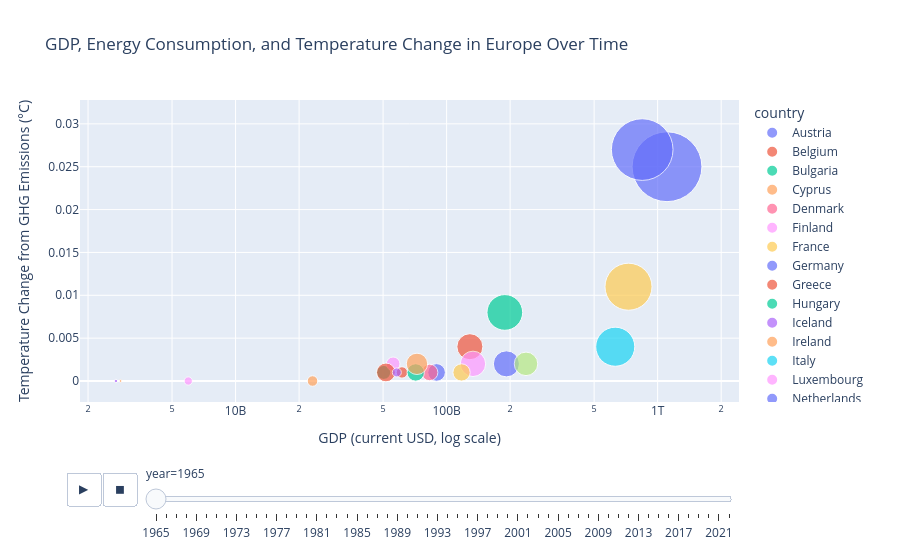

Here is the notebook cell this chart was saved with:
### Code cell
import pandas as pd
import plotly.express as px

# Load the dataset
owid_co2_data_df = pd.read_csv('owid-co2-data.csv')

# Define a list of European countries
european_countries = [
    'Austria', 'Belgium', 'Bulgaria', 'Croatia', 'Cyprus', 'Czechia', 'Denmark',
    'Estonia', 'Finland', 'France', 'Germany', 'Greece', 'Hungary', 'Ireland',
    'Italy', 'Latvia', 'Lithuania', 'Luxembourg', 'Malta', 'Netherlands',
    'Poland', 'Portugal', 'Romania', 'Slovakia', 'Slovenia', 'Spain', 'Sweden',
    'United Kingdom', 'Norway', 'Switzerland', 'Iceland'
]

# Filter for European countries
df_europe = owid_co2_data_df[owid_co2_data_df['country'].isin(european_countries)].copy()

# Select relevant columns and drop rows with any missing values for these columns
# 'primary_energy_consumption' is used as a proxy for 'energy production'
# 'temperature_change_from_ghg' is used for 'temperature change'
df_filtered = df_europe[['country', 'year', 'gdp', 'primary_energy_consumption', 'temperature_change_from_ghg']].dropna()

# Ensure numeric types
df_filtered['gdp'] = pd.to_numeric(df_filtered['gdp'])
df_filtered['primary_energy_consumption'] = pd.to_numeric(df_filtered['primary_energy_consumption'])
df_filtered['temperature_change_from_ghg'] = pd.to_numeric(df_filtered['temperature_change_from_ghg'])

# Create the scatter plot with three variables
# GDP on X-axis, Temperature Change on Y-axis, Primary Energy Consumption mapped to size
# Color by Country to distinguish, and animate by Year to show evolution
fig = px.scatter(df_filtered,
                 x="gdp",
                 y="temperature_change_from_ghg",
                 size="primary_energy_consumption",
                 color="country",
                 hover_name="country",
                 animation_frame="year",
                 log_x=True, # GDP can span a large range, so a log scale is often useful
                 title="GDP, Energy Consumption, and Temperature Change in Europe Over Time",
                 labels={
                     "gdp": "GDP (current USD)",
                     "temperature_change_from_ghg": "Temperature Change from GHG Emissions (°C)",
                     "primary_energy_consumption": "Primary Energy Consumption (terawatt-hours)"
                 },
                 size_max=60) # Adjust size_max for better visualization of points

# Update layout for better readability and interactivity
fig.update_layout(
    xaxis_title="GDP (current USD, log scale)",
    yaxis_title="Temperature Change from GHG Emissions (°C)",
    hovermode="closest"
)

# Show the plot
fig.show()

### Figure 1 — Plotly figure (JSON) as saved in the notebook; plotly's stock layout.template omitted (floating-point values rounded to 4 significant figures)
{"data": [{"hovertemplate": "<b>%{hovertext}</b><br><br>country=Austria<br>year=1965<br>GDP (current USD)=%{x}<br>Temperature Change from GHG Emissions (°C)=%{y}<br>Primary Energy Consumption (terawatt-hours)=%{marker.size}<extra></extra>", "hovertext": ["Austria"], "legendgroup": "Austria", "marker": {"color": "#636efa", "size": [189.5], "sizemode": "area", "sizeref": 1.217, "symbol": "circle"}, "mode": "markers", "name": "Austria", "orientation": "v", "showlegend": true, "type": "scatter", "x": [89640000000.0], "xaxis": "x", "y": [0.001], "yaxis": "y"}, {"hovertemplate": "<b>%{hovertext}</b><br><br>country=Belgium<br>year=1965<br>GDP (current USD)=%{x}<br>Temperature Change from GHG Emissions (°C)=%{y}<br>Primary Energy Consumption (terawatt-hours)=%{marker.size}<extra></extra>", "hovertext": ["Belgium"], "legendgroup": "Belgium", "marker": {"color": "#EF553B", "size": [412.9], "sizemode": "area", "sizeref": 1.217, "symbol": "circle"}, "mode": "markers", "name": "Belgium", "orientation": "v", "showlegend": true, "type": "scatter", "x": [128900000000.0], "xaxis": "x", "y": [0.004], "yaxis": "y"}, {"hovertemplate": "<b>%{hovertext}</b><br><br>country=Bulgaria<br>year=1965<br>GDP (current USD)=%{x}<br>Temperature Change from GHG Emissions (°C)=%{y}<br>Primary Energy Consumption (terawatt-hours)=%{marker.size}<extra></extra>", "hovertext": ["Bulgaria"], "legendgroup": "Bulgaria", "marker": {"color": "#00cc96", "size": [119.9], "sizemode": "area", "sizeref": 1.217, "symbol": "circle"}, "mode": "markers", "name": "Bulgaria", "orientation": "v", "showlegend": true, "type": "scatter", "x": [50330000000.0], "xaxis": "x", "y": [0.001], "yaxis": "y"}, {"hovertemplate": "<b>%{hovertext}</b><br><br>country=Cyprus<br>year=1965<br>GDP (current USD)=%{x}<br>Temperature Change from GHG Emissions (°C)=%{y}<br>Primary Energy Consumption (terawatt-hours)=%{marker.size}<extra></extra>", "hovertext": ["Cyprus"], "legendgroup": "Cyprus", "marker": {"color": "#FFA15A", "size": [4.68], "sizemode": "area", "sizeref": 1.217, "symbol": "circle"}, "mode": "markers", "name": "Cyprus", "orientation": "v", "showlegend": true, "type": "scatter", "x": [2851000000.0], "xaxis": "x", "y": [0.0], "yaxis": "y"}, {"hovertemplate": "<b>%{hovertext}</b><br><br>country=Denmark<br>year=1965<br>GDP (current USD)=%{x}<br>Temperature Change from GHG Emissions (°C)=%{y}<br>Primary Energy Consumption (terawatt-hours)=%{marker.size}<extra></extra>", "hovertext": ["Denmark"], "legendgroup": "Denmark", "marker": {"color": "#FF6692", "size": [166.2], "sizemode": "area", "sizeref": 1.217, "symbol": "circle"}, "mode": "markers", "name": "Denmark", "orientation": "v", "showlegend": true, "type": "scatter", "x": [83070000000.0], "xaxis": "x", "y": [0.001], "yaxis": "y"}, {"hovertemplate": "<b>%{hovertext}</b><br><br>country=Finland<br>year=1965<br>GDP (current USD)=%{x}<br>Temperature Change from GHG Emissions (°C)=%{y}<br>Primary Energy Consumption (terawatt-hours)=%{marker.size}<extra></extra>", "hovertext": ["Finland"], "legendgroup": "Finland", "marker": {"color": "#FF97FF", "size": [115.4], "sizemode": "area", "sizeref": 1.217, "symbol": "circle"}, "mode": "markers", "name": "Finland", "orientation": "v", "showlegend": true, "type": "scatter", "x": [55800000000.0], "xaxis": "x", "y": [0.002], "yaxis": "y"}, {"hovertemplate": "<b>%{hovertext}</b><br><br>country=France<br>year=1965<br>GDP (current USD)=%{x}<br>Temperature Change from GHG Emissions (°C)=%{y}<br>Primary Energy Consumption (terawatt-hours)=%{marker.size}<extra></extra>", "hovertext": ["France"], "legendgroup": "France", "marker": {"color": "#FECB52", "size": [1347.0], "sizemode": "area", "sizeref": 1.217, "symbol": "circle"}, "mode": "markers", "name": "France", "orientation": "v", "showlegend": true, "type": "scatter", "x": [727600000000.0], "xaxis": "x", "y": [0.011], "yaxis": "y"}, {"hovertemplate": "<b>%{hovertext}</b><br><br>country=Germany<br>year=1965<br>GDP (current USD)=%{x}<br>Temperature Change from GHG Emissions (°C)=%{y}<br>Primary Energy Consumption (terawatt-hours)=%{marker.size}<extra></extra>", "hovertext": ["Germany"], "legendgroup": "Germany", "marker": {"color": "#636efa", "size": [2969.0], "sizemode": "area", "sizeref": 1.217, "symbol": "circle"}, "mode": "markers", "name": "Germany", "orientation": "v", "showlegend": true, "type": "scatter", "x": [1108000000000.0], "xaxis": "x", "y": [0.025], "yaxis": "y"}, {"hovertemplate": "<b>%{hovertext}</b><br><br>country=Greece<br>year=1965<br>GDP (current USD)=%{x}<br>Temperature Change from GHG Emissions (°C)=%{y}<br>Primary Energy Consumption (terawatt-hours)=%{marker.size}<extra></extra>", "hovertext": ["Greece"], "legendgroup": "Greece", "marker": {"color": "#EF553B", "size": [79.15], "sizemode": "area", "sizeref": 1.217, "symbol": "circle"}, "mode": "markers", "name": "Greece", "orientation": "v", "showlegend": true, "type": "scatter", "x": [61450000000.0], "xaxis": "x", "y": [0.001], "yaxis": "y"}, {"hovertemplate": "<b>%{hovertext}</b><br><br>country=Hungary<br>year=1965<br>GDP (current USD)=%{x}<br>Temperature Change from GHG Emissions (°C)=%{y}<br>Primary Energy Consumption (terawatt-hours)=%{marker.size}<extra></extra>", "hovertext": ["Hungary"], "legendgroup": "Hungary", "marker": {"color": "#00cc96", "size": [185.0], "sizemode": "area", "sizeref": 1.217, "symbol": "circle"}, "mode": "markers", "name": "Hungary", "orientation": "v", "showlegend": true, "type": "scatter", "x": [71360000000.0], "xaxis": "x", "y": [0.001], "yaxis": "y"}, {"hovertemplate": "<b>%{hovertext}</b><br><br>country=Iceland<br>year=1965<br>GDP (current USD)=%{x}<br>Temperature Change from GHG Emissions (°C)=%{y}<br>Primary Energy Consumption (terawatt-hours)=%{marker.size}<extra></extra>", "hovertext": ["Iceland"], "legendgroup": "Iceland", "marker": {"color": "#ab63fa", "size": [7.583], "sizemode": "area", "sizeref": 1.217, "symbol": "circle"}, "mode": "markers", "name": "Iceland", "orientation": "v", "showlegend": true, "type": "scatter", "x": [2711000000.0], "xaxis": "x", "y": [0.0], "yaxis": "y"}, {"hovertemplate": "<b>%{hovertext}</b><br><br>country=Ireland<br>year=1965<br>GDP (current USD)=%{x}<br>Temperature Change from GHG Emissions (°C)=%{y}<br>Primary Energy Consumption (terawatt-hours)=%{marker.size}<extra></extra>", "hovertext": ["Ireland"], "legendgroup": "Ireland", "marker": {"color": "#FFA15A", "size": [67.66], "sizemode": "area", "sizeref": 1.217, "symbol": "circle"}, "mode": "markers", "name": "Ireland", "orientation": "v", "showlegend": true, "type": "scatter", "x": [23150000000.0], "xaxis": "x", "y": [-0.0], "yaxis": "y"}, {"hovertemplate": "<b>%{hovertext}</b><br><br>country=Italy<br>year=1965<br>GDP (current USD)=%{x}<br>Temperature Change from GHG Emissions (°C)=%{y}<br>Primary Energy Consumption (terawatt-hours)=%{marker.size}<extra></extra>", "hovertext": ["Italy"], "legendgroup": "Italy", "marker": {"color": "#19d3f3", "size": [928.5], "sizemode": "area", "sizeref": 1.217, "symbol": "circle"}, "mode": "markers", "name": "Italy", "orientation": "v", "showlegend": true, "type": "scatter", "x": [629600000000.0], "xaxis": "x", "y": [0.004], "yaxis": "y"}, {"hovertemplate": "<b>%{hovertext}</b><br><br>country=Luxembourg<br>year=1965<br>GDP (current USD)=%{x}<br>Temperature Change from GHG Emissions (°C)=%{y}<br>Primary Energy Consumption (terawatt-hours)=%{marker.size}<extra></extra>", "hovertext": ["Luxembourg"], "legendgroup": "Luxembourg", "marker": {"color": "#FF97FF", "size": [41.8], "sizemode": "area", "sizeref": 1.217, "symbol": "circle"}, "mode": "markers", "name": "Luxembourg", "orientation": "v", "showlegend": true, "type": "scatter", "x": [5968000000.0], "xaxis": "x", "y": [0.0], "yaxis": "y"}, {"hovertemplate": "<b>%{hovertext}</b><br><br>country=Netherlands<br>year=1965<br>GDP (current USD)=%{x}<br>Temperature Change from GHG Emissions (°C)=%{y}<br>Primary Energy Consumption (terawatt-hours)=%{marker.size}<extra></extra>", "hovertext": ["Netherlands"], "legendgroup": "Netherlands", "marker": {"color": "#636efa", "size": [414.0], "sizemode": "area", "sizeref": 1.217, "symbol": "circle"}, "mode": "markers", "name": "Netherlands", "orientation": "v", "showlegend": true, "type": "scatter", "x": [192000000000.0], "xaxis": "x", "y": [0.002], "yaxis": "y"}, {"hovertemplate": "<b>%{hovertext}</b><br><br>country=Norway<br>year=1965<br>GDP (current USD)=%{x}<br>Temperature Change from GHG Emissions (°C)=%{y}<br>Primary Energy Consumption (terawatt-hours)=%{marker.size}<extra></extra>", "hovertext": ["Norway"], "legendgroup": "Norway", "marker": {"color": "#EF553B", "size": [215.4], "sizemode": "area", "sizeref": 1.217, "symbol": "circle"}, "mode": "markers", "name": "Norway", "orientation": "v", "showlegend": true, "type": "scatter", "x": [51570000000.0], "xaxis": "x", "y": [0.001], "yaxis": "y"}, {"hovertemplate": "<b>%{hovertext}</b><br><br>country=Poland<br>year=1965<br>GDP (current USD)=%{x}<br>Temperature Change from GHG Emissions (°C)=%{y}<br>Primary Energy Consumption (terawatt-hours)=%{marker.size}<extra></extra>", "hovertext": ["Poland"], "legendgroup": "Poland", "marker": {"color": "#00cc96", "size": [776.1], "sizemode": "area", "sizeref": 1.217, "symbol": "circle"}, "mode": "markers", "name": "Poland", "orientation": "v", "showlegend": true, "type": "scatter", "x": [188700000000.0], "xaxis": "x", "y": [0.008], "yaxis": "y"}, {"hovertemplate": "<b>%{hovertext}</b><br><br>country=Portugal<br>year=1965<br>GDP (current USD)=%{x}<br>Temperature Change from GHG Emissions (°C)=%{y}<br>Primary Energy Consumption (terawatt-hours)=%{marker.size}<extra></extra>", "hovertext": ["Portugal"], "legendgroup": "Portugal", "marker": {"color": "#ab63fa", "size": [49.83], "sizemode": "area", "sizeref": 1.217, "symbol": "circle"}, "mode": "markers", "name": "Portugal", "orientation": "v", "showlegend": true, "type": "scatter", "x": [58090000000.0], "xaxis": "x", "y": [0.001], "yaxis": "y"}, {"hovertemplate": "<b>%{hovertext}</b><br><br>country=Romania<br>year=1965<br>GDP (current USD)=%{x}<br>Temperature Change from GHG Emissions (°C)=%{y}<br>Primary Energy Consumption (terawatt-hours)=%{marker.size}<extra></extra>", "hovertext": ["Romania"], "legendgroup": "Romania", "marker": {"color": "#FFA15A", "size": [278.7], "sizemode": "area", "sizeref": 1.217, "symbol": "circle"}, "mode": "markers", "name": "Romania", "orientation": "v", "showlegend": true, "type": "scatter", "x": [72370000000.0], "xaxis": "x", "y": [0.002], "yaxis": "y"}, {"hovertemplate": "<b>%{hovertext}</b><br><br>country=Spain<br>year=1965<br>GDP (current USD)=%{x}<br>Temperature Change from GHG Emissions (°C)=%{y}<br>Primary Energy Consumption (terawatt-hours)=%{marker.size}<extra></extra>", "hovertext": ["Spain"], "legendgroup": "Spain", "marker": {"color": "#B6E880", "size": [337.4], "sizemode": "area", "sizeref": 1.217, "symbol": "circle"}, "mode": "markers", "name": "Spain", "orientation": "v", "showlegend": true, "type": "scatter", "x": [237800000000.0], "xaxis": "x", "y": [0.002], "yaxis": "y"}, {"hovertemplate": "<b>%{hovertext}</b><br><br>country=Sweden<br>year=1965<br>GDP (current USD)=%{x}<br>Temperature Change from GHG Emissions (°C)=%{y}<br>Primary Energy Consumption (terawatt-hours)=%{marker.size}<extra></extra>", "hovertext": ["Sweden"], "legendgroup": "Sweden", "marker": {"color": "#FF97FF", "size": [393.0], "sizemode": "area", "sizeref": 1.217, "symbol": "circle"}, "mode": "markers", "name": "Sweden", "orientation": "v", "showlegend": true, "type": "scatter", "x": [133300000000.0], "xaxis": "x", "y": [0.002], "yaxis": "y"}, {"hovertemplate": "<b>%{hovertext}</b><br><br>country=Switzerland<br>year=1965<br>GDP (current USD)=%{x}<br>Temperature Change from GHG Emissions (°C)=%{y}<br>Primary Energy Consumption (terawatt-hours)=%{marker.size}<extra></extra>", "hovertext": ["Switzerland"], "legendgroup": "Switzerland", "marker": {"color": "#FECB52", "size": [182.5], "sizemode": "area", "sizeref": 1.217, "symbol": "circle"}, "mode": "markers", "name": "Switzerland", "orientation": "v", "showlegend": true, "type": "scatter", "x": [117700000000.0], "xaxis": "x", "y": [0.001], "yaxis": "y"}, {"hovertemplate": "<b>%{hovertext}</b><br><br>country=United Kingdom<br>year=1965<br>GDP (current USD)=%{x}<br>Temperature Change from GHG Emissions (°C)=%{y}<br>Primary Energy Consumption (terawatt-hours)=%{marker.size}<extra></extra>", "hovertext": ["United Kingdom"], "legendgroup": "United Kingdom", "marker": {"color": "#636efa", "size": [2316.0], "sizemode": "area", "sizeref": 1.217, "symbol": "circle"}, "mode": "markers", "name": "United Kingdom", "orientation": "v", "showlegend": true, "type": "scatter", "x": [844900000000.0], "xaxis": "x", "y": [0.027], "yaxis": "y"}], "layout": {"hovermode": "closest", "legend": {"itemsizing": "constant", "title": {"text": "country"}, "tracegroupgap": 0}, "sliders": [{"active": 0, "currentvalue": {"prefix": "year="}, "len": 0.9, "pad": {"b": 10, "t": 60}, "steps": [{"args": [["1965"], {"frame": {"duration": 0, "redraw": false}, "fromcurrent": true, "mode": "immediate", "transition": {"duration": 0, "easing": "linear"}}], "label": "1965", "method": "animate"}, {"args": [["1966"], {"frame": {"duration": 0, "redraw": false}, "fromcurrent": true, "mode": "immediate", "transition": {"duration": 0, "easing": "linear"}}], "label": "1966", "method": "animate"}, {"args": [["1967"], {"frame": {"duration": 0, "redraw": false}, "fromcurrent": true, "mode": "immediate", "transition": {"duration": 0, "easing": "linear"}}], "label": "1967", "method": "animate"}, {"args": [["1968"], {"frame": {"duration": 0, "redraw": false}, "fromcurrent": true, "mode": "immediate", "transition": {"duration": 0, "easing": "linear"}}], "label": "1968", "method": "animate"}, {"args": [["1969"], {"frame": {"duration": 0, "redraw": false}, "fromcurrent": true, "mode": "immediate", "transition": {"duration": 0, "easing": "linear"}}], "label": "1969", "method": "animate"}, {"args": [["1970"], {"frame": {"duration": 0, "redraw": false}, "fromcurrent": true, "mode": "immediate", "transition": {"duration": 0, "easing": "linear"}}], "label": "1970", "method": "animate"}, {"args": [["1971"], {"frame": {"duration": 0, "redraw": false}, "fromcurrent": true, "mode": "immediate", "transition": {"duration": 0, "easing": "linear"}}], "label": "1971", "method": "animate"}, {"args": [["1972"], {"frame": {"duration": 0, "redraw": false}, "fromcurrent": true, "mode": "immediate", "transition": {"duration": 0, "easing": "linear"}}], "label": "1972", "method": "animate"}, {"args": [["1973"], {"frame": {"duration": 0, "redraw": false}, "fromcurrent": true, "mode": "immediate", "transition": {"duration": 0, "easing": "linear"}}], "label": "1973", "method": "animate"}, {"args": [["1974"], {"frame": {"duration": 0, "redraw": false}, "fromcurrent": true, "mode": "immediate", "transition": {"duration": 0, "easing": "linear"}}], "label": "1974", "method": "animate"}, {"args": [["1975"], {"frame": {"duration": 0, "redraw": false}, "fromcurrent": true, "mode": "immediate", "transition": {"duration": 0, "easing": "linear"}}], "label": "1975", "method": "animate"}, {"args": [["1976"], {"frame": {"duration": 0, "redraw": false}, "fromcurrent": true, "mode": "immediate", "transition": {"duration": 0, "easing": "linear"}}], "label": "1976", "method": "animate"}, {"args": [["1977"], {"frame": {"duration": 0, "redraw": false}, "fromcurrent": true, "mode": "immediate", "transition": {"duration": 0, "easing": "linear"}}], "label": "1977", "method": "animate"}, {"args": [["1978"], {"frame": {"duration": 0, "redraw": false}, "fromcurrent": true, "mode": "immediate", "transition": {"duration": 0, "easing": "linear"}}], "label": "1978", "method": "animate"}, {"args": [["1979"], {"frame": {"duration": 0, "redraw": false}, "fromcurrent": true, "mode": "immediate", "transition": {"duration": 0, "easing": "linear"}}], "label": "1979", "method": "animate"}, {"args": [["1980"], {"frame": {"duration": 0, "redraw": false}, "fromcurrent": true, "mode": "immediate", "transition": {"duration": 0, "easing": "linear"}}], "label": "1980", "method": "animate"}, {"args": [["1981"], {"frame": {"duration": 0, "redraw": false}, "fromcurrent": true, "mode": "immediate", "transition": {"duration": 0, "easing": "linear"}}], "label": "1981", "method": "animate"}, {"args": [["1982"], {"frame": {"duration": 0, "redraw": false}, "fromcurrent": true, "mode": "immediate", "transition": {"duration": 0, "easing": "linear"}}], "label": "1982", "method": "animate"}, {"args": [["1983"], {"frame": {"duration": 0, "redraw": false}, "fromcurrent": true, "mode": "immediate", "transition": {"duration": 0, "easing": "linear"}}], "label": "1983", "method": "animate"}, {"args": [["1984"], {"frame": {"duration": 0, "redraw": false}, "fromcurrent": true, "mode": "immediate", "transition": {"duration": 0, "easing": "linear"}}], "label": "1984", "method": "animate"}, {"args": [["1985"], {"frame": {"duration": 0, "redraw": false}, "fromcurrent": true, "mode": "immediate", "transition": {"duration": 0, "easing": "linear"}}], "label": "1985", "method": "animate"}, {"args": [["1986"], {"frame": {"duration": 0, "redraw": false}, "fromcurrent": true, "mode": "immediate", "transition": {"duration": 0, "easing": "linear"}}], "label": "1986", "method": "animate"}, {"args": [["1987"], {"frame": {"duration": 0, "redraw": false}, "fromcurrent": true, "mode": "immediate", "transition": {"duration": 0, "easing": "linear"}}], "label": "1987", "method": "animate"}, {"args": [["1988"], {"frame": {"duration": 0, "redraw": false}, "fromcurrent": true, "mode": "immediate", "transition": {"duration": 0, "easing": "linear"}}], "label": "1988", "method": "animate"}, {"args": [["1989"], {"frame": {"duration": 0, "redraw": false}, "fromcurrent": true, "mode": "immediate", "transition": {"duration": 0, "easing": "linear"}}], "label": "1989", "method": "animate"}, {"args": [["1990"], {"frame": {"duration": 0, "redraw": false}, "fromcurrent": true, "mode": "immediate", "transition": {"duration": 0, "easing": "linear"}}], "label": "1990", "method": "animate"}, {"args": [["1991"], {"frame": {"duration": 0, "redraw": false}, "fromcurrent": true, "mode": "immediate", "transition": {"duration": 0, "easing": "linear"}}], "label": "1991", "method": "animate"}, {"args": [["1992"], {"frame": {"duration": 0, "redraw": false}, "fromcurrent": true, "mode": "immediate", "transition": {"duration": 0, "easing": "linear"}}], "label": "1992", "method": "animate"}, {"args": [["1993"], {"frame": {"duration": 0, "redraw": false}, "fromcurrent": true, "mode": "immediate", "transition": {"duration": 0, "easing": "linear"}}], "label": "1993", "method": "animate"}, {"args": [["1994"], {"frame": {"duration": 0, "redraw": false}, "fromcurrent": true, "mode": "immediate", "transition": {"duration": 0, "easing": "linear"}}], "label": "1994", "method": "animate"}, {"args": [["1995"], {"frame": {"duration": 0, "redraw": false}, "fromcurrent": true, "mode": "immediate", "transition": {"duration": 0, "easing": "linear"}}], "label": "1995", "method": "animate"}, {"args": [["1996"], {"frame": {"duration": 0, "redraw": false}, "fromcurrent": true, "mode": "immediate", "transition": {"duration": 0, "easing": "linear"}}], "label": "1996", "method": "animate"}, {"args": [["1997"], {"frame": {"duration": 0, "redraw": false}, "fromcurrent": true, "mode": "immediate", "transition": {"duration": 0, "easing": "linear"}}], "label": "1997", "method": "animate"}, {"args": [["1998"], {"frame": {"duration": 0, "redraw": false}, "fromcurrent": true, "mode": "immediate", "transition": {"duration": 0, "easing": "linear"}}], "label": "1998", "method": "animate"}, {"args": [["1999"], {"frame": {"duration": 0, "redraw": false}, "fromcurrent": true, "mode": "immediate", "transition": {"duration": 0, "easing": "linear"}}], "label": "1999", "method": "animate"}, {"args": [["2000"], {"frame": {"duration": 0, "redraw": false}, "fromcurrent": true, "mode": "immediate", "transition": {"duration": 0, "easing": "linear"}}], "label": "2000", "method": "animate"}, {"args": [["2001"], {"frame": {"duration": 0, "redraw": false}, "fromcurrent": true, "mode": "immediate", "transition": {"duration": 0, "easing": "linear"}}], "label": "2001", "method": "animate"}, {"args": [["2002"], {"frame": {"duration": 0, "redraw": false}, "fromcurrent": true, "mode": "immediate", "transition": {"duration": 0, "easing": "linear"}}], "label": "2002", "method": "animate"}, {"args": [["2003"], {"frame": {"duration": 0, "redraw": false}, "fromcurrent": true, "mode": "immediate", "transition": {"duration": 0, "easing": "linear"}}], "label": "2003", "method": "animate"}, {"args": [["2004"], {"frame": {"duration": 0, "redraw": false}, "fromcurrent": true, "mode": "immediate", "transition": {"duration": 0, "easing": "linear"}}], "label": "2004", "method": "animate"}, {"args": [["2005"], {"frame": {"duration": 0, "redraw": false}, "fromcurrent": true, "mode": "immediate", "transition": {"duration": 0, "easing": "linear"}}], "label": "2005", "method": "animate"}, {"args": [["2006"], {"frame": {"duration": 0, "redraw": false}, "fromcurrent": true, "mode": "immediate", "transition": {"duration": 0, "easing": "linear"}}], "label": "2006", "method": "animate"}, {"args": [["2007"], {"frame": {"duration": 0, "redraw": false}, "fromcurrent": true, "mode": "immediate", "transition": {"duration": 0, "easing": "linear"}}], "label": "2007", "method": "animate"}, {"args": [["2008"], {"frame": {"duration": 0, "redraw": false}, "fromcurrent": true, "mode": "immediate", "transition": {"duration": 0, "easing": "linear"}}], "label": "2008", "method": "animate"}, {"args": [["2009"], {"frame": {"duration": 0, "redraw": false}, "fromcurrent": true, "mode": "immediate", "transition": {"duration": 0, "easing": "linear"}}], "label": "2009", "method": "animate"}, {"args": [["2010"], {"frame": {"duration": 0, "redraw": false}, "fromcurrent": true, "mode": "immediate", "transition": {"duration": 0, "easing": "linear"}}], "label": "2010", "method": "animate"}, {"args": [["2011"], {"frame": {"duration": 0, "redraw": false}, "fromcurrent": true, "mode": "immediate", "transition": {"duration": 0, "easing": "linear"}}], "label": "2011", "method": "animate"}, {"args": [["2012"], {"frame": {"duration": 0, "redraw": false}, "fromcurrent": true, "mode": "immediate", "transition": {"duration": 0, "easing": "linear"}}], "label": "2012", "method": "animate"}, {"args": [["2013"], {"frame": {"duration": 0, "redraw": false}, "fromcurrent": true, "mode": "immediate", "transition": {"duration": 0, "easing": "linear"}}], "label": "2013", "method": "animate"}, {"args": [["2014"], {"frame": {"duration": 0, "redraw": false}, "fromcurrent": true, "mode": "immediate", "transition": {"duration": 0, "easing": "linear"}}], "label": "2014", "method": "animate"}, {"args": [["2015"], {"frame": {"duration": 0, "redraw": false}, "fromcurrent": true, "mode": "immediate", "transition": {"duration": 0, "easing": "linear"}}], "label": "2015", "method": "animate"}, {"args": [["2016"], {"frame": {"duration": 0, "redraw": false}, "fromcurrent": true, "mode": "immediate", "transition": {"duration": 0, "easing": "linear"}}], "label": "2016", "method": "animate"}, {"args": [["2017"], {"frame": {"duration": 0, "redraw": false}, "fromcurrent": true, "mode": "immediate", "transition": {"duration": 0, "easing": "linear"}}], "label": "2017", "method": "animate"}, {"args": [["2018"], {"frame": {"duration": 0, "redraw": false}, "fromcurrent": true, "mode": "immediate", "transition": {"duration": 0, "easing": "linear"}}], "label": "2018", "method": "animate"}, {"args": [["2019"], {"frame": {"duration": 0, "redraw": false}, "fromcurrent": true, "mode": "immediate", "transition": {"duration": 0, "easing": "linear"}}], "label": "2019", "method": "animate"}, {"args": [["2020"], {"frame": {"duration": 0, "redraw": false}, "fromcurrent": true, "mode": "immediate", "transition": {"duration": 0, "easing": "linear"}}], "label": "2020", "method": "animate"}, {"args": [["2021"], {"frame": {"duration": 0, "redraw": false}, "fromcurrent": true, "mode": "immediate", "transition": {"duration": 0, "easing": "linear"}}], "label": "2021", "method": "animate"}, {"args": [["2022"], {"frame": {"duration": 0, "redraw": false}, "fromcurrent": true, "mode": "immediate", "transition": {"duration": 0, "easing": "linear"}}], "label": "2022", "method": "animate"}], "x": 0.1, "xanchor": "left", "y": 0, "yanchor": "top"}], "title": {"text": "GDP, Energy Consumption, and Temperature Change in Europe Over Time"}, "updatemenus": [{"buttons": [{"args": [null, {"frame": {"duration": 500, "redraw": false}, "fromcurrent": true, "mode": "immediate", "transition": {"duration": 500, "easing": "linear"}}], "label": "&#9654;", "method": "animate"}, {"args": [[null], {"frame": {"duration": 0, "redraw": false}, "fromcurrent": true, "mode": "immediate", "transition": {"duration": 0, "easing": "linear"}}], "label": "&#9724;", "method": "animate"}], "direction": "left", "pad": {"r": 10, "t": 70}, "showactive": false, "type": "buttons", "x": 0.1, "xanchor": "right", "y": 0, "yanchor": "top"}], "xaxis": {"anchor": "y", "domain": [0.0, 1.0], "title": {"text": "GDP (current USD, log scale)"}, "type": "log"}, "yaxis": {"anchor": "x", "domain": [0.0, 1.0], "title": {"text": "Temperature Change from GHG Emissions (°C)"}}}}
